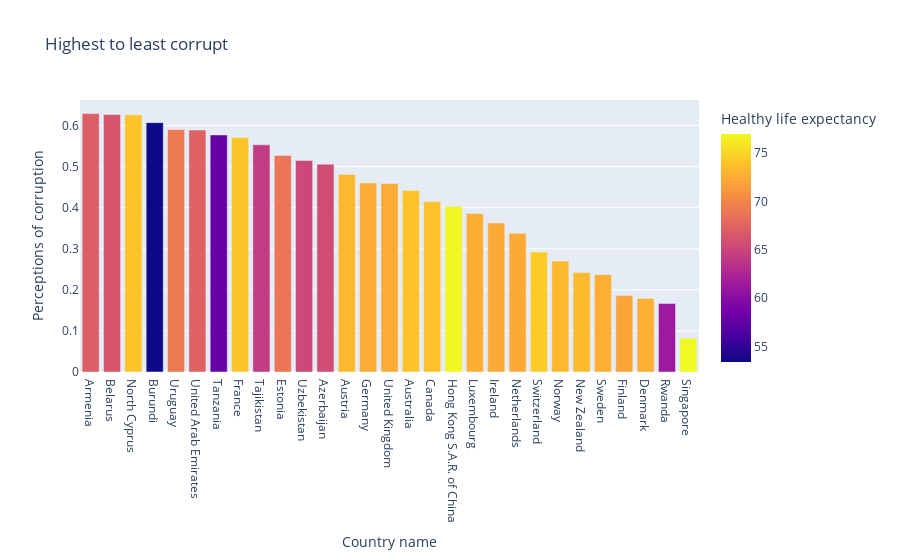

Notebook code for this chart:
### Code cell
fig = px.bar(high_corruption[120:], x='Country name', y='Perceptions of corruption', color ='Healthy life expectancy',
            title = 'Highest to least corrupt')
fig.show()

### Figure 1 — Plotly figure (JSON) as saved in the notebook; plotly's stock layout.template omitted (floating-point values rounded to 4 significant figures)
{"data": [{"alignmentgroup": "True", "hovertemplate": "Country name=%{x}<br>Perceptions of corruption=%{y}<br>Healthy life expectancy=%{marker.color}<extra></extra>", "legendgroup": "", "marker": {"color": [67.06, 66.25, 73.9, 53.4, 69.1, 67.33, 58.0, 74, 64.28, 68.8, 65.25, 65.66, 73.3, 72.5, 72.5, 73.9, 73.8, 76.82, 72.6, 72.4, 72.4, 74.4, 73.3, 73.4, 72.7, 72, 72.7, 61.4, 76.95], "coloraxis": "coloraxis"}, "name": "", "offsetgroup": "", "orientation": "v", "showlegend": false, "textposition": "auto", "type": "bar", "x": ["Armenia", "Belarus", "North Cyprus", "Burundi", "Uruguay", "United Arab Emirates", "Tanzania", "France", "Tajikistan", "Estonia", "Uzbekistan", "Azerbaijan", "Austria", "Germany", "United Kingdom", "Australia", "Canada", "Hong Kong S.A.R. of China", "Luxembourg", "Ireland", "Netherlands", "Switzerland", "Norway", "New Zealand", "Sweden", "Finland", "Denmark", "Rwanda", "Singapore"], "xaxis": "x", "y": [0.629, 0.627, 0.626, 0.607, 0.59, 0.589, 0.577, 0.571, 0.553, 0.527, 0.515, 0.506, 0.481, 0.46, 0.459, 0.442, 0.415, 0.403, 0.386, 0.363, 0.338, 0.292, 0.27, 0.242, 0.237, 0.186, 0.179, 0.167, 0.082], "yaxis": "y"}], "layout": {"barmode": "relative", "coloraxis": {"colorbar": {"title": {"text": "Healthy life expectancy"}}, "colorscale": [[0, "#0d0887"], [0.1111, "#46039f"], [0.2222, "#7201a8"], [0.3333, "#9c179e"], [0.4444, "#bd3786"], [0.5556, "#d8576b"], [0.6667, "#ed7953"], [0.7778, "#fb9f3a"], [0.8889, "#fdca26"], [1, "#f0f921"]]}, "legend": {"tracegroupgap": 0}, "title": {"text": "Highest to least corrupt"}, "xaxis": {"anchor": "y", "domain": [0, 1], "title": {"text": "Country name"}}, "yaxis": {"anchor": "x", "domain": [0, 1], "title": {"text": "Perceptions of corruption"}}}}
